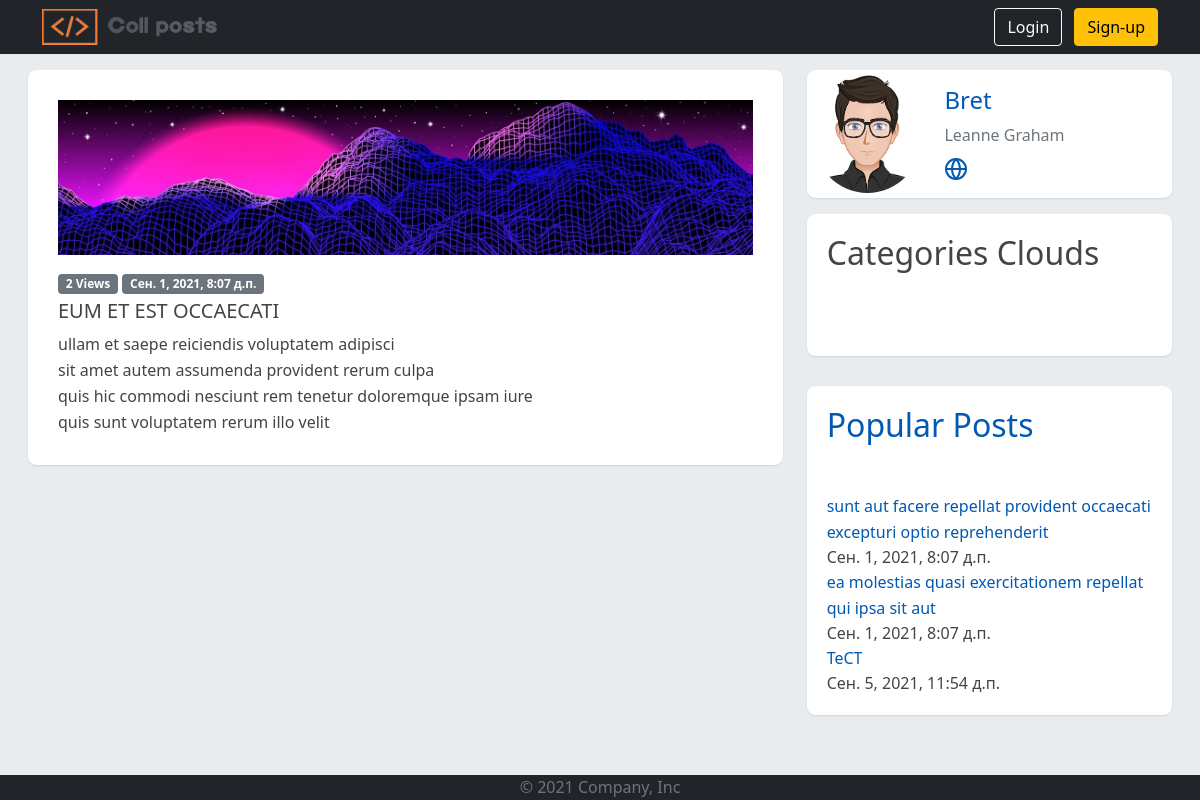
The app's page /post/4 with its own data.
### strange_posts/models.py (models this page shows, shortened)
class TimeBaseModel(models.Model):
    created_at = models.DateTimeField(auto_now_add=True)
    updated_at = models.DateTimeField(auto_now=True)
    class Meta:
        abstract = True

class Post(TimeBaseModel):
    id = models.IntegerField(primary_key=True)
    title = models.CharField(max_length=255, verbose_name='Название поста')
    body = models.TextField(verbose_name='Текст поста')
    user = models.ForeignKey(User, on_delete=models.CASCADE, verbose_name='Автор поста')
    categories = models.ManyToManyField(PostCategory, default=[])
    post_views = models.PositiveIntegerField('Количество просмотров', default=0)
    class Meta:
        verbose_name = 'Пост'
        verbose_name_plural = 'Пользовательские посты'
    def __str__(self):
        return f'{self.title}'
    def get_absolute_url(self):
        return reverse('post', kwargs={'pk': self.pk})

class User(TimeBaseModel):
    id = models.IntegerField(primary_key=True)
    name = models.CharField(max_length=255, verbose_name='Полное имя')
    username = models.CharField(max_length=100, unique=True, verbose_name='Имя пользователя')
    photo = models.ImageField('Фотография', upload_to='users_photo/%Y/%m/%d', null=True)
    email = models.EmailField(verbose_name='Email')
    user_address = models.ForeignKey(UserAddress, on_delete=models.SET_NULL, null=True,
                                     verbose_name='Адрес пользователя')
    phone_number = models.CharField(max_length=100, verbose_name='Номер телефона')
    user_website = models.CharField(max_length=255, verbose_name='Веб-сайт пользователя')
    user_company = models.ForeignKey(Company, on_delete=models.SET_NULL, null=True,
                                     verbose_name='Компания пользователя')
    class Meta:
        verbose_name = 'Пользователь'
        verbose_name_plural = 'Пользователи'
    def get_absolute_url(self):
        return reverse('get_user', kwargs={'pk': self.pk})

### strange_posts/views.py (the view)
# urls.py: path('post/<int:pk>', views.ShowPost.as_view(), name='post'),
class ShowPost(DetailView):
    model = Post
    context_object_name = 'post'
    def get_context_data(self, *, object_list=None, **kwargs):
        context = super().get_context_data(**kwargs)  # Получаем context у предка
        context['title'] = context['post']
        context['views'] = context['post'].post_views
        context['post'].post_views = F('post_views') + 1
        context['post'].save()
        context['popular_posts'] = Post.objects.all().order_by('-post_views')[:3]
        return context
    def get_queryset(self):
        return Post.objects.all().select_related('user').prefetch_related('categories')

### strange_posts/templates/strange_posts/post_detail.html (shortened to what this page needs)
{% extends 'strange_posts/base.html' %}
{% load static %}
{% block content %}
    <div id="main-content" class="blog-page">
        <div class="container-fluid">
            <div class="row clearfix">
                <div class="col-lg-8 col-md-12 left-box">
                    <div class="card single_post">
                        <div class="body">
                            <div class="img-post">
                                {% if post.photo %}
                                    <img class="d-block img-fluid" src="{{ post.photo.url }}" alt="Attached photo">
                                {% else %}
                                    <img class="d-block img-fluid" src="{% static 'strange_posts/images/plug.jpg' %}" alt="Attached photo">
                                {% endif %}
                            </div>
                            <div class="details">
                                <span class="badge bg-secondary">{{ views }} Views</span>
                                <span class="badge bg-secondary">{{ post.created_at }}</span>
                            </div>
                            <h3>{{ post.title }}</h3>
                            <p>{{ post.body|linebreaks }}</p>
                        </div>
                    </div>
                </div>
                <div class="col-lg-4 col-md-12 right-box">
                    <div class="card mb-3">
                        <div class="row g-0">
                            <div class="col-md-4">
                                <a href="{{ post.user.get_absolute_url }}">
                                    {% if post.user.photo %}
                                        <img src="{{ post.user.photo.url }}" class="img-fluid avatar-xl" alt="User photo">
                                    {% else %}
                                        <img src="{% static 'strange_posts/images/base_avatar.png' %}" class="img-fluid avatar-xl" alt="User photo">
                                    {% endif %}
                                </a>
                            </div>
                            <div class="col-md-8">
                                <div class="card-body">
                                    <h4><a href="{{ post.user.get_absolute_url }}">{{ post.user.username }}</a></h4>
                                    <p class="text-muted mb-0">{{ post.user.name }}</p>
                                    <ul class="social-links list-inline mb-0 mt-2">
                                        <li class="list-inline-item">
                                            <a href="https://{{ post.user.user_website }}" data-toggle="tooltip" data-placement="top" title="" data-original-title="Nathan's Facebook">
                                            </a>
                                        </li>
                                    </ul>
                                </div>
                            </div>
                        </div>
                    </div>
                    <div class="card">
                        <div class="header">
                            <h2>Categories Clouds</h2>
                        </div>
                        <div class="body widget">
                        </div>
                    </div>
                    <div class="card">
                        <div class="header">
                            <h2><a href="{% url 'home' %}?order_by=post_views">Popular Posts</a></h2>
                        </div>
                        <div class="body widget popular-post">
                            <div class="row">
                                <div class="col-lg-12">
                                    {% for popular_post in popular_posts %}
                                        <div class="single_post">
                                            <p class="m-b-0">
                                                <a href="{{ popular_post.get_absolute_url }}">{{ popular_post.title }}</a>
                                            </p>
                                            <span>{{ popular_post.created_at }}</span>
                                    </div>
                                    {% endfor %}
                                </div>
                            </div>
                        </div>
                    </div>
                </div>
            </div>
        </div>
    </div>
{% endblock %}

### strange_posts/static/strange_posts/css/styles.css (style rules this page uses)
html, body { display: flex; width: 100%; height: 100%; min-height: 100vh; color: rgba(24, 35, 89, 0.85); background-color: #e9ecef; font-weight: 400; }
a { color: #0059b2; text-decoration: none; }
img { max-width: 800px; height: auto; }
.card { background: #fff; transition: .5s; border: 0; margin-bottom: 30px; border-radius: .55rem; position: relative; width: 100%; box-shadow: 0 1px 2px 0 rgb(0 0 0 / 10%); }
.card .body { color: #444; padding: 20px; font-weight: 400; }
.card .header { color: #444; padding: 20px; position: relative; box-shadow: none; }
.single_post { -webkit-transition: all .4s ease; transition: all .4s ease }
.single_post .body { padding: 30px }
.single_post .img-post { position: relative; overflow: hidden; max-height: 500px; margin-bottom: 15px }
.single_post .img-post > img { -ms-transform: scale(1); transform: scale(1); opacity: 1; -webkit-transition: -webkit-transform .4s ease, opacity .4s ease; transition: transform .4s ease, opacity .4s ease; max-width: 100%; filter: none; -webkit-filter: grayscale(0); -webkit-transform: scale(1.01) }
.single_post .details { margin-bottom: 5px }
.single_post h3 { font-size: 20px; text-transform: uppercase }
.single_post p { font-size: 16px; line-height: 26px; font-weight: 300; margin: 0 }
.avatar-xl { border-radius: 50%; padding: 5px; width: 8rem; height: 8rem }

### records on screen
Post: created_at "Сен. 1, 2021, 8:07 д.п.", title "EUM ET EST OCCAECATI", body "ullam et saepe reiciendis voluptatem adipisci sit amet autem assumenda provident rerum culpa quis hic commodi nesciunt rem tenetur doloremque ipsam iure quis sunt voluptatem rerum illo velit", user.username "Bret", user.name "Leanne Graham"
Post: title "sunt aut facere repellat provident occaecati excepturi optio reprehenderit", created_at "Сен. 1, 2021, 8:07 д.п."
Post: title "ea molestias quasi exercitationem repellat qui ipsa sit aut", created_at "Сен. 1, 2021, 8:07 д.п."
Post: title "ТеСТ", created_at "Сен. 5, 2021, 11:54 д.п."

### other values on screen
{{ views }} "2"
